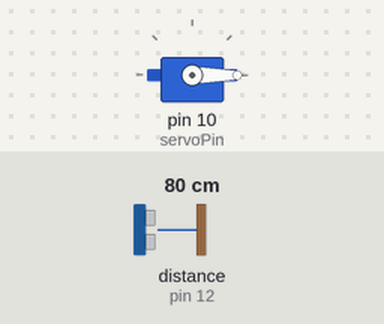
Bench run of a sketch on a simulated Arduino Uno, built with avr-gcc and run on an emulated ATmega328P. On the bench: servo. Wiring (inferred from the names in the program): ultrasonic range finder: trigger pin 11; echo pin 12. The inputs (shaded band) are chosen by the test bench; at power-on: distance to the obstacle (sensor on pin 12) 80 cm. The echo pulse lasts 58.3 µs per cm.

Above: at 2.3 s.
2.4 s: distance to the obstacle (sensor on pin 12) set to 23 cm
4.5 s: distance to the obstacle (sensor on pin 12) set to 19 cm
At 5.9 s:
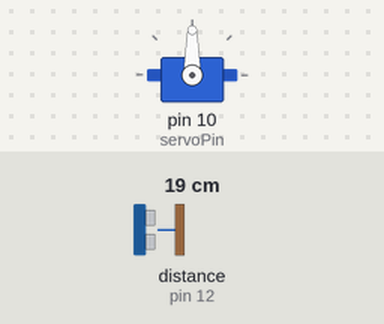
6.6 s: distance to the obstacle (sensor on pin 12) set to 35 cm
At 8.3 s:
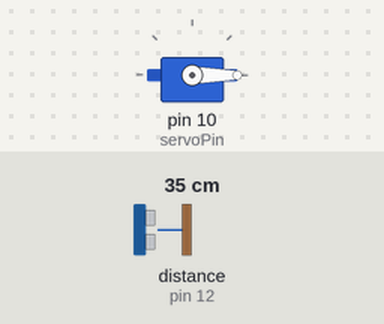
8.7 s: distance to the obstacle (sensor on pin 12) set to 2 cm
At 10.7 s:
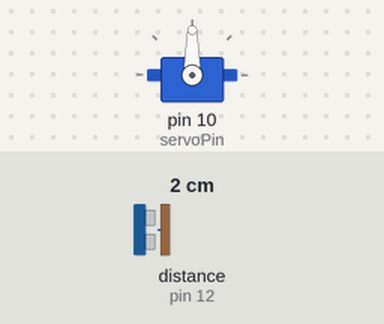
Timing chart, 0 to 12.2 s (numbered marks = the images above; inputs shaded):
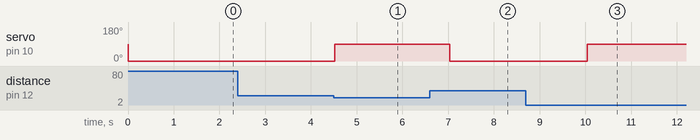

Measured:
- the behaviour switches between 22 and 21 cm on distance to the obstacle (sensor on pin 12) (found by bisection; images 0 and 1)
- after the input at 2.4 s, every drawn part: stays the same
- after the input at 4.5 s, servo on pin 10 (servoPin): 0° → 90° at once
- after the input at 6.6 s, servo on pin 10 (servoPin): 90° → 0° after 0.43 s
- after the input at 8.7 s, servo on pin 10 (servoPin): 0° → 90° after 1.3 s

The sketch:

code002.ino
```cpp
/*This code explains the working of smart toilet with distance sensor and servo motor, which
 * is fitted near the handle of  the flush tank.
 */
#include <Servo.h>

int servoPin = 10; //digital pin 10

Servo Servo1;

#define trigPin 11
#define echoPin 12

void setup() {
  Serial.begin (9600);
  pinMode(trigPin, OUTPUT);
  pinMode(echoPin, INPUT);
  Servo1.attach(servoPin);
}

void loop() {
  int timetaken, dist;
  digitalWrite(trigPin, HIGH);
  delayMicroseconds(1000);
  digitalWrite(trigPin, LOW);
  timetaken = pulseIn(echoPin, HIGH);
  dist = (timetaken / 2) * 0.034049 ;
  if (dist > 20) {
    Servo1.write(0);
    delay(1000); // wait for a second
  }

  else
  {
    Servo1.write(90);
  }

  delay(500);

}
```
